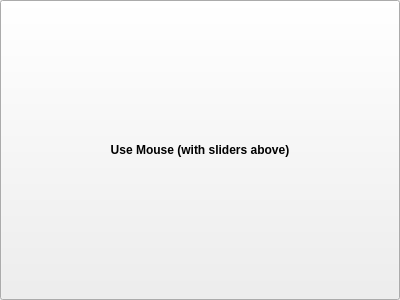
<?xml version="1.0" encoding="UTF-8"?>
<ui version="4.0">
 <class>Form</class>
 <widget class="QWidget" name="Form">
  <property name="geometry">
   <rect>
    <x>0</x>
    <y>0</y>
    <width>400</width>
    <height>300</height>
   </rect>
  </property>
  <property name="windowTitle">
   <string>Form</string>
  </property>
  <layout class="QGridLayout" name="gridLayout">
   <property name="leftMargin">
    <number>0</number>
   </property>
   <property name="topMargin">
    <number>0</number>
   </property>
   <property name="rightMargin">
    <number>0</number>
   </property>
   <property name="bottomMargin">
    <number>0</number>
   </property>
   <property name="spacing">
    <number>0</number>
   </property>
   <item row="0" column="0">
    <widget class="QPushButton" name="btnUse">
     <property name="sizePolicy">
      <sizepolicy hsizetype="Expanding" vsizetype="Expanding">
       <horstretch>0</horstretch>
       <verstretch>0</verstretch>
      </sizepolicy>
     </property>
     <property name="font">
      <font>
       <weight>75</weight>
       <bold>true</bold>
      </font>
     </property>
     <property name="text">
      <string>Use Mouse (with sliders above)</string>
     </property>
    </widget>
   </item>
  </layout>
 </widget>
 <resources/>
 <connections/>
</ui>
